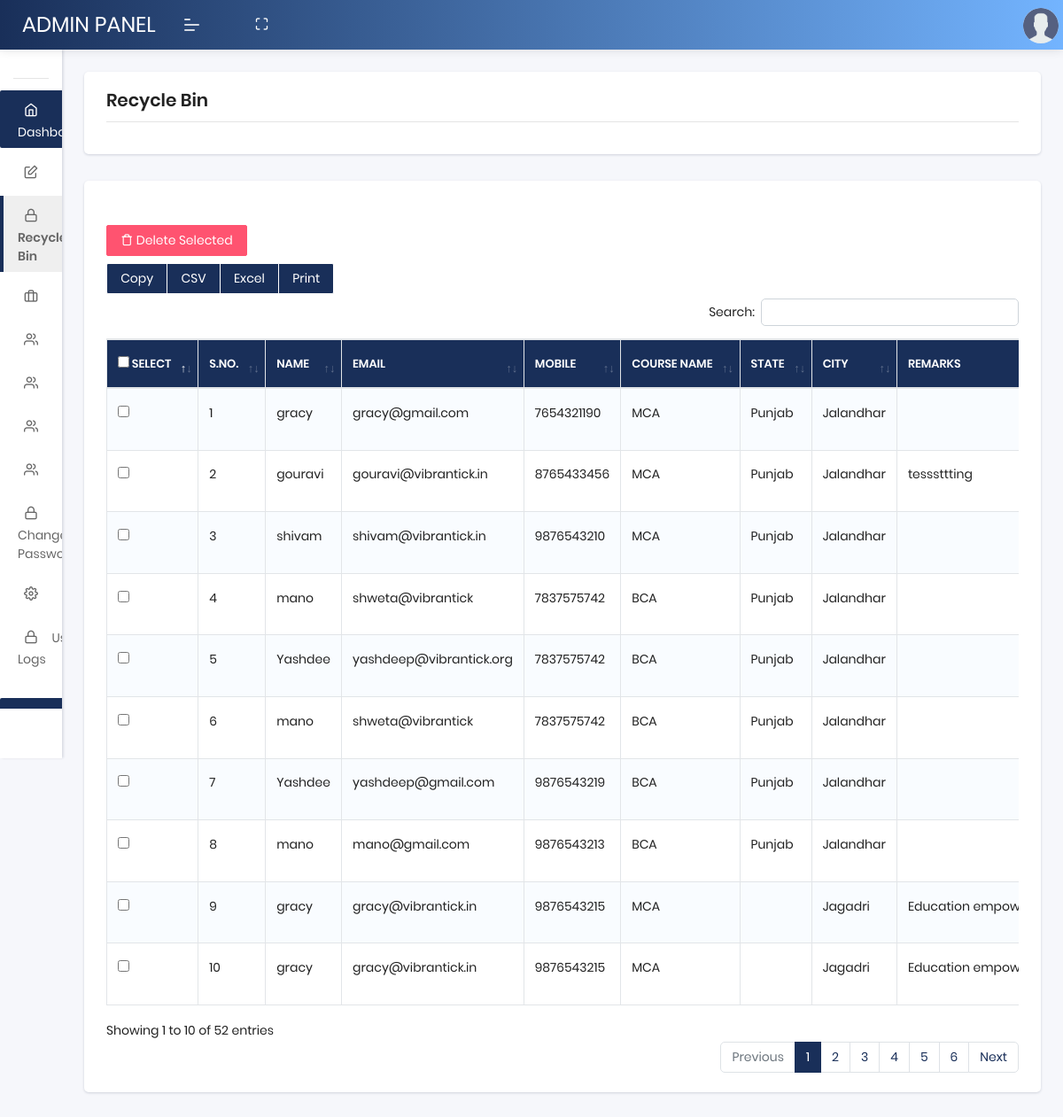
Page /recycle-bin.php (signed in) on the committed database.
### tables this page shows
CREATE TABLE `recycle_bin` (
  `recycle_id` int(11) NOT NULL,
  `admission_id` int(11) NOT NULL,
  `name` varchar(255) DEFAULT NULL,
  `email` varchar(255) DEFAULT NULL,
  `mobile` varchar(50) DEFAULT NULL,
  `course_name` varchar(255) DEFAULT NULL,
  `date` datetime DEFAULT NULL,
  `deleted_at` datetime DEFAULT NULL,
  `state` varchar(255) DEFAULT NULL,
  `city` varchar(255) DEFAULT NULL,
  `lead_status` varchar(255) DEFAULT NULL,
  `remarks` longtext NOT NULL
);

### recycle-bin.php (the view, shortened to what this page needs)
<?php
include("db/config.php");
$query = "SELECT * FROM recycle_bin;
";
$result = mysqli_query($db, $query);
?>
<!DOCTYPE html>
<html lang="en">
<head>
    <link rel="stylesheet" href="assets/css/plugins/dataTables.bootstrap4.min.css">
    <link rel="stylesheet" href="assets/css/style.css">
</head>
<body>
    <?php include("header.php"); ?>
    <?php include("navbar.php"); ?>
    <section class="pcoded-main-container">
        <div class="pcoded-content">
            <div class="page-header">
                <div class="page-block">
                    <div class="row align-items-center">
                        <div class="col-md-12">
                            <div class="page-header-title">
                                <h5 class="m-b-10">Recycle Bin</h5>
                            </div>
                        </div>
                    </div>
                </div>
            </div>
            <div class="row">
                <div class="col-sm-12">
                    <div class="card">
                        <div class="card-header table-card-header"></div>
                        <div class="card-body">
                             <form id="deleteMForm" action="delete-permanent.php" method="post">
                         	<button type="button" id="deleteSelected" class="btn btn-danger">
        <i class='feather icon-trash'></i> Delete Selected
    </button>
                                <div class="dt-responsive table-responsive">
                                    <?php
                                    echo '<table id="basic-btn" class="table table-striped table-bordered nowrap">';
                                    echo "<thead>";
                                    echo "<tr>";
                                    echo "<th><input type='checkbox' id='selectAll' onclick='toggleCheckboxes(this)'> SELECT</th>";
                                    echo "<th>S.No.</th>";
                                    echo "<th>Name</th>";
                                    echo "<th>Email</th>";
                                    echo "<th>Mobile</th>";
                                    echo "<th>Course Name</th>";
                                    echo "<th>State</th>";
                                    echo "<th>City</th>";
                                    echo "<th>Remarks</th>";
                                    echo "</tr></thead>";
                                    echo "<tbody>";
                                    $count = 1;
                                    while ($row = mysqli_fetch_assoc($result)) {
                                        echo "<tr class='record'>";
                                        $encoded_id = base64_encode($row['recycle_id']);
                                        echo "<td><input type='checkbox' class='menuCheckbox' name='recycle_ids[]' value='$encoded_id'></td>";
                                        echo "<td>" . $count++ . "</td>";
                                        echo "<td>" . $row['name'] . "</td>";
                                        echo "<td>" . $row['email'] . "</td>";
                                        echo "<td>" . $row['mobile'] . "</td>";
                                        echo "<td>" . $row['course_name'] . "</td>";
                                        echo "<td>" . $row['state'] . "</td>";
                                        echo "<td>" . $row['city'] . "</td>";
                                        echo "<td>" . $row['remarks'] . "</td>";
                                        echo "</tr>";
                                    }
                                    echo "</tbody>";
                                    echo "</table>";
                                    ?>
                                </div>
                            </form>
                        </div>
                    </div>
                </div>
            </div>
        </div>
    </section>
</body>
</html>

### header.php (shortened to what this page needs)
<header class="navbar pcoded-header navbar-expand-lg navbar-light headerpos-fixed header-blue">
       <div class="m-header">
           <a class="mobile-menu" id="mobile-collapse" href="#!"><span></span></a>
           <a href="#!" class="b-brand" style="font-size:24px;">
               ADMIN PANEL
           </a>
       </div>
       <div class="collapse navbar-collapse">
           <ul class="navbar-nav mr-auto">
               <li class="nav-item">
                   <a href="#!" class="full-screen" onClick="javascript:toggleFullScreen()"><i
                           class="feather icon-maximize"></i></a>
               </li>
           </ul>
       </div>
       <div class="dropdown drp-user">
           <a href="#!" class="dropdown-toggle" data-toggle="dropdown">
               <img src="assets/images/user.png" class="img-radius wid-40" alt="User-Profile-Image">
           </a>
       </div>
   </header>

### navbar.php (shortened to what this page needs)
<?php
require_once 'db/config.php';
$adminId = $_SESSION['login_user_id'] ?? null;
$roleId = '';
$role_name = '';
$isAdmin = false;
$permissions = [];
if ($adminId) {
    $adminQuery = "SELECT admin_role FROM admin WHERE _id = '$adminId'";
    $adminResult = mysqli_query($db, $adminQuery);
    if ($adminRow = mysqli_fetch_assoc($adminResult)) {
        $roleId = $adminRow['admin_role'];
    } else {
        $_SESSION['error'] = "Admin not found.";
        header('Location: index.php');
        exit();
    }
    $roleQuery = "SELECT * FROM roles WHERE role_id = '$roleId'";
    $roleResult = mysqli_query($db, $roleQuery);
    if ($roleRow = mysqli_fetch_assoc($roleResult)) {
        $role_name = strtolower($roleRow['role_name']);
        $isAdmin = ($role_name === 'admin');
    } else {
        $_SESSION['error'] = "Role not found.";
        header('Location: index.php');
        exit();
    }
    $permQuery = "
        SELECT p.title
        FROM navigation_menus p
        INNER JOIN role_permissions rp ON p.id = rp.permission_id
        WHERE rp.role_name = '$role_name'
    ";
    $permResult = mysqli_query($db, $permQuery);
    while ($permRow = mysqli_fetch_assoc($permResult)) {
        $permissions[] = $permRow['title'];
    }
}
?>
<nav class="pcoded-navbar menupos-fixed menu-light ">
    <div class="navbar-wrapper  ">
        <div class="navbar-content scroll-div ">
            <ul class="nav pcoded-inner-navbar ">
                <li class="nav-item pcoded-menu-caption">
                </li>
                <?php if ($isAdmin || in_array('Dashboard', $permissions)): ?>
                    <li class="nav-item">
                        <a href="dashboard.php" class="nav-link" style="background:#192f59; color:#fff;">
                            <span class="pcoded-micon"><i class="feather icon-home"></i></span>
                            <span>Dashboard</span>
                        </a>
                    </li>
                <?php endif; ?>
                <?php if ($isAdmin || in_array('Manage Leads', $permissions)): ?>
                    <li class="nav-item pcoded-hasmenu">
                        <a href="#!" class="nav-link">
                            <span class="pcoded-micon"><i class="feather icon-edit"></i></span>
                        </a>
                    </li>
                <?php endif; ?>
                <?php if ($isAdmin || in_array('Recycle Bin', $permissions) || in_array('All', $permissions)): ?>
                    <li class="nav-item">
                        <a href="recycle-bin.php" class="nav-link">
                            <span class="pcoded-micon"><i class="feather icon-lock"></i></span>
                            <span>Recycle Bin</span>
                        </a>
                    </li>
                <?php endif; ?>
                <?php if ($isAdmin || in_array('Add New Service', $permissions) || in_array('All Service', $permissions) || in_array('All', $permissions)): ?>
                    <li class="nav-item pcoded-hasmenu">
                        <a href="#!" class="nav-link">
                            <span class="pcoded-micon"><i class="feather icon-briefcase"></i></span>
                        </a>
                    </li>
                <?php endif; ?>
                <?php if (
                    $isAdmin ||
                    in_array('Add New DPR', $permissions) ||
                    in_array('All DPR', $permissions)
                ): ?>
                    <li class="nav-item pcoded-hasmenu">
                        <a href="#!" class="nav-link">
                            <span class="pcoded-micon"><i class="feather icon-users"></i></span>
                        </a>
                    </li>
                <?php endif; ?>
                <?php if (
                    $isAdmin ||
                    in_array('Add New Admin User', $permissions) ||
                    in_array('All Admin Users', $permissions) ||
                    in_array('All', $permissions)
                ): ?>
                    <li class="nav-item pcoded-hasmenu">
                        <a href="#!" class="nav-link">
                            <span class="pcoded-micon"><i class="feather icon-users"></i></span>
                        </a>
                    </li>
                <?php endif; ?>
                <?php if (
                    $isAdmin ||
                    in_array('Add New Role', $permissions) ||
                    in_array('All Roles', $permissions) ||
                    in_array('All', $permissions)
                ): ?>
                    <li class="nav-item pcoded-hasmenu">
                        <a href="#!" class="nav-link">
                            <span class="pcoded-micon"><i class="feather icon-users"></i></span>
                        </a>
                    </li>
                <?php endif; ?>
                <?php if (
                    $isAdmin ||
                    in_array('Add New Permission', $permissions) ||
                    in_array('All Permissions', $permissions) ||
                    in_array('All', $permissions)
                ): ?>
                    <li class="nav-item pcoded-hasmenu">
                        <a href="#!" class="nav-link">
                            <span class="pcoded-micon"><i class="feather icon-users"></i></span>
                        </a>
                    </li>
                <?php endif; ?>
                <?php if ($isAdmin || in_array('Change Password', $permissions) || in_array('All', $permissions)): ?>
                    <li class="nav-item">
                        <a href="changepass.php" class="nav-link">
                            <span class="pcoded-micon"><i class="feather icon-lock"></i></span>
                            <span class="">Change Password</span>
                        </a>
                    </li>
                <?php endif; ?>
                <?php if (
                    $isAdmin ||
                    in_array('General Settings', $permissions) ||
                    in_array('Website Settings', $permissions) ||
                    in_array('System Settings', $permissions) ||
                    in_array('Financial Settings', $permissions) ||
                    in_array('All', $permissions)
                ): ?>
                    <li class="nav-item pcoded-hasmenu">
                        <a href="#!" class="nav-link">
                            <span class="pcoded-micon"><i class="feather icon-settings"></i></span>
                        </a>
                    </li>
                <?php endif; ?>
                <?php if ($isAdmin || in_array('User Logs', $permissions)): ?>
                    <li class="nav-item">
                        <a href="user-logs.php" class="nav-link">
                            <span class="pcoded-micon"><i class="feather icon-lock"></i></span>
                            <span>User Logs</span>
                        </a>
                    </li>
                <?php endif; ?>
                <li class="nav-item">
                    <a href="logout.php" class="nav-link" style="background:#192f59; color:#fff;">
                        <span class="pcoded-micon"><i class="feather icon-power"></i></span>
                    </a>
                </li>
            </ul>
        </div>
    </div>
</nav>

### rows in the picture
recycle_bin: name "gracy", email "gracy@gmail.com", mobile "7654321190", course_name "MCA", state "Punjab", city "Jalandhar"
recycle_bin: name "gouravi", email "gouravi@vibrantick.in", mobile "8765433456", course_name "MCA", state "Punjab", city "Jalandhar", remarks "tesssttting"
recycle_bin: name "shivam", email "shivam@vibrantick.in", mobile "9876543210", course_name "MCA", state "Punjab", city "Jalandhar"
recycle_bin: name "mano", email "shweta@vibrantick", mobile "7837575742", course_name "BCA", state "Punjab", city "Jalandhar"
recycle_bin: name "Yashdee", email "yashdeep@vibrantick.org", mobile "7837575742", course_name "BCA", state "Punjab", city "Jalandhar"
recycle_bin: name "mano", email "shweta@vibrantick", mobile "7837575742", course_name "BCA", state "Punjab", city "Jalandhar"
recycle_bin: name "Yashdee", email "yashdeep@gmail.com", mobile "9876543219", course_name "BCA", state "Punjab", city "Jalandhar"
recycle_bin: name "mano", email "mano@gmail.com", mobile "9876543213", course_name "BCA", state "Punjab", city "Jalandhar"
recycle_bin: name "gracy", email "gracy@vibrantick.in", mobile "9876543215", course_name "MCA", city "Jagadri", remarks "Education…"
recycle_bin: name "gracy", email "gracy@vibrantick.in", mobile "9876543215", course_name "MCA", city "Jagadri", remarks "Education…"
